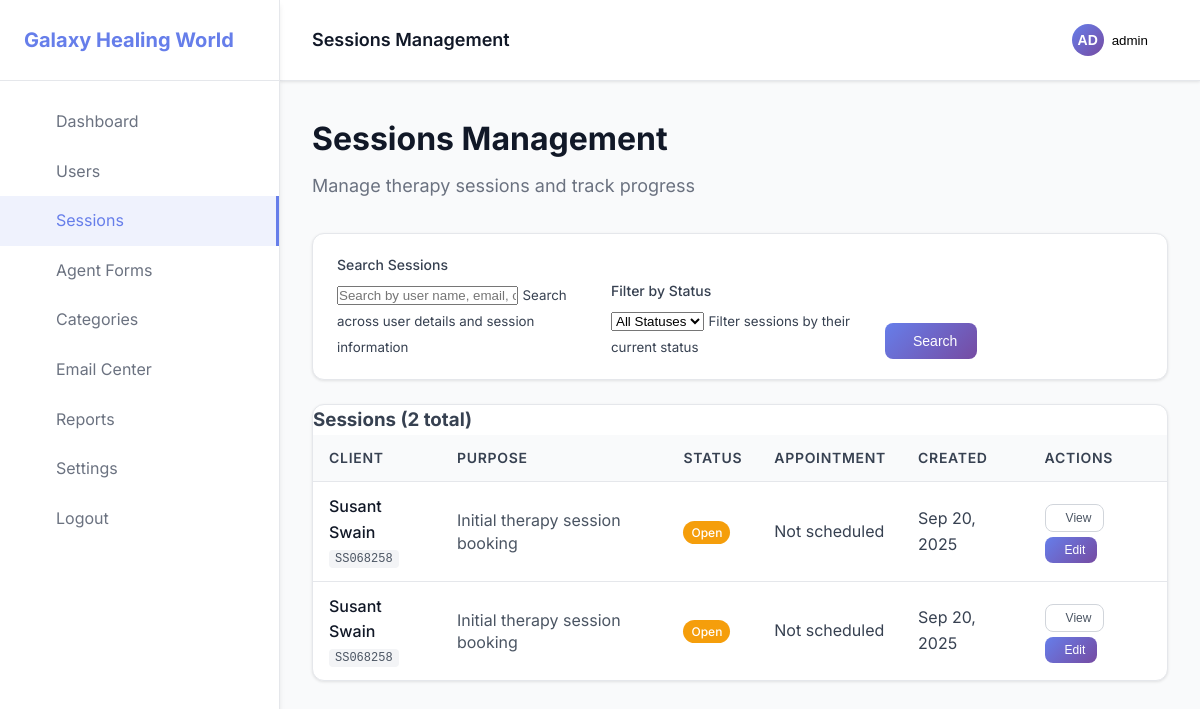
The app's page /admin/sessions.php (signed in) with its own data.
### tables this page shows
CREATE TABLE sessions (
                id INTEGER PRIMARY KEY AUTOINCREMENT,
                user_id INTEGER NOT NULL,
                appointment_date DATETIME,
                contact_method VARCHAR(50),
                purpose_of_contact TEXT,
                exact_query TEXT,
                management_plan TEXT,
                query_status VARCHAR(20) DEFAULT 'open',
                refer_to VARCHAR(10) DEFAULT 'no',
                consultant_name VARCHAR(255),
                purpose_of_referral TEXT,
                next_appointment_date DATETIME,
                final_result TEXT,
                service_satisfaction INTEGER,
                result_date DATE,
                result_method VARCHAR(50),
                cancelled TINYINT DEFAULT 0,
                created_at DATETIME DEFAULT CURRENT_TIMESTAMP,
                updated_at DATETIME DEFAULT CURRENT_TIMESTAMP,
                FOREIGN KEY (user_id) REFERENCES users(id)
            );

CREATE TABLE users (
                id INTEGER PRIMARY KEY AUTOINCREMENT,
                client_id VARCHAR(50) UNIQUE NOT NULL,
                name VARCHAR(255) NOT NULL,
                email VARCHAR(255) NOT NULL,
                mobile VARCHAR(20) NOT NULL,
                dob DATE,
                age INTEGER,
                state VARCHAR(100),
                district VARCHAR(100),
                address TEXT,
                attendant VARCHAR(50) DEFAULT 'self',
                attendant_name VARCHAR(255),
                attendant_email VARCHAR(255),
                attendant_mobile VARCHAR(20),
                relationship VARCHAR(100),
                how_learned VARCHAR(100),
                has_disability VARCHAR(10) DEFAULT 'no',
                disability_type VARCHAR(255),
                disability_percentage INTEGER,
                disability_documents TEXT,
                status VARCHAR(50) DEFAULT 'first-time',
                created_at DATETIME DEFAULT CURRENT_TIMESTAMP,
                updated_at DATETIME DEFAULT CURRENT_TIMESTAMP
            );

### admin/sessions.php (the view, shortened to what this page needs)
<?php
$db = Database::getInstance();
$pdo = $db->getConnection();
$search = $_GET['search'] ?? '';
$page = max(1, intval($_GET['page'] ?? 1));
$per_page = 20;
$offset = ($page - 1) * $per_page;
$where_conditions = ['s.cancelled = 0'];
$params = [];
$where_clause = 'WHERE ' . implode(' AND ', $where_conditions);
$count_query = "
    SELECT COUNT(*) as total
    FROM sessions s
    JOIN users u ON s.user_id = u.id
    $where_clause
";
$stmt = $pdo->prepare($count_query);
$stmt->execute($params);
$total_sessions = $stmt->fetch()['total'];
$query = "
    SELECT s.*, u.name as user_name, u.email as user_email, u.client_id, u.mobile
    FROM sessions s
    JOIN users u ON s.user_id = u.id
    $where_clause
    ORDER BY s.created_at DESC
    LIMIT $per_page OFFSET $offset
";
$stmt = $pdo->prepare($query);
$stmt->execute($params);
$sessions = $stmt->fetchAll();
?>
<!DOCTYPE html>
<html lang="en">
<head>
    <link rel="stylesheet" href="../assets/css/admin.css">
    <link rel="stylesheet" href="https://cdn.jsdelivr.net/npm/feather-icons@4.28.0/feather.min.css">
</head>
<body>
    <div class="admin-layout">
        <?php include 'includes/sidebar.php'; ?>
        <div class="admin-content">
            <?php include 'includes/header.php'; ?>
            <main class="main-content">
                <div class="page-header">
                    <h1>Sessions Management</h1>
                    <p>Manage therapy sessions and track progress</p>
                </div>
                <div class="search-filters">
                    <form method="GET" class="search-row" role="search" aria-label="Search and filter sessions">
                        <div class="search-group">
                            <label for="search">Search Sessions</label>
                            <input type="text" id="search" name="search"
                                   value="<?php echo htmlspecialchars($search); ?>"
                                   placeholder="Search by user name, email, client ID, or purpose"
                                   aria-describedby="search-help">
                            <small id="search-help">Search across user details and session information</small>
                        </div>
                        <div class="search-group">
                            <label for="status">Filter by Status</label>
                            <select id="status" name="status" aria-describedby="status-help">
                                <option value="">All Statuses</option>
                            </select>
                            <small id="status-help">Filter sessions by their current status</small>
                        </div>
                        <div class="search-group">
                            <button type="submit" class="btn btn-primary">
                                Search
                            </button>
                        </div>
                    </form>
                </div>
                <div class="table-container">
                    <div class="table-header">
                        <h3>Sessions (<?php echo number_format($total_sessions); ?> total)</h3>
                    </div>
                    <?php if (empty($sessions)): ?>
                        <div class="empty-state" role="status" aria-live="polite">
                            <i data-feather="calendar" aria-hidden="true"></i>
                            <h3>No sessions found</h3>
                            <p>No sessions match your current search criteria.</p>
                        </div>
                    <?php else: ?>
                        <div class="table-responsive">
                            <table class="table" role="table" aria-label="Sessions list">
                                <thead>
                                    <tr>
                                        <th scope="col">Client</th>
                                        <th scope="col">Purpose</th>
                                        <th scope="col">Status</th>
                                        <th scope="col">Appointment</th>
                                        <th scope="col">Created</th>
                                        <th scope="col" aria-label="Actions">Actions</th>
                                    </tr>
                                </thead>
                                <tbody>
                                    <?php foreach ($sessions as $session): ?>
                                        <tr>
                                            <td>
                                                <div class="client-info">
                                                    <div class="client-name"><?php echo htmlspecialchars($session['user_name']); ?></div>
                                                    <div class="client-id">
                                                        <code><?php echo htmlspecialchars($session['client_id']); ?></code>
                                                    </div>
                                                </div>
                                            </td>
                                            <td>
                                                <div class="purpose-info">
                                                    <?php
                                                    $purpose = $session['purpose_of_contact'] ?: 'Initial therapy session booking';
                                                    echo htmlspecialchars(strlen($purpose) > 50 ? substr($purpose, 0, 50) . '...' : $purpose);
                                                    ?>
                                                </div>
                                            </td>
                                            <td>
                                                <span class="status-badge <?php echo $session['query_status'] === 'open' ? 'status-open' : 'status-closed'; ?>"
                                                      aria-label="Status: <?php echo ucfirst($session['query_status']); ?>">
                                                    <?php echo ucfirst($session['query_status']); ?>
                                                </span>
                                            </td>
                                            <td>
                                                <?php if ($session['appointment_date']): ?>
                                                    <time datetime="<?php echo $session['appointment_date']; ?>">
                                                        <?php echo date('M j, Y g:i A', strtotime($session['appointment_date'])); ?>
                                                    </time>
                                                <?php else: ?>
                                                    <span class="text-muted">Not scheduled</span>
                                                <?php endif; ?>
                                            </td>
                                            <td>
                                                <time datetime="<?php echo $session['created_at']; ?>">
                                                    <?php echo date('M j, Y', strtotime($session['created_at'])); ?>
                                                </time>
                                            </td>
                                            <td>
                                                <div class="action-buttons">
                                                    <button type="button" class="btn btn-small btn-outline"
                                                            onclick="viewSession(<?php echo $session['id']; ?>)"
                                                            aria-label="View session details for <?php echo htmlspecialchars($session['user_name']); ?>">
                                                        View
                                                    </button>
                                                    <button type="button" class="btn btn-small btn-primary"
                                                            onclick="editSession(<?php echo $session['id']; ?>)"
                                                            aria-label="Edit session for <?php echo htmlspecialchars($session['user_name']); ?>">
                                                        Edit
                                                    </button>
                                                </div>
                                            </td>
                                        </tr>
                                    <?php endforeach; ?>
                                </tbody>
                            </table>
                        </div>
                    <?php endif; ?>
                </div>
            </main>
        </div>
    </div>
</body>
</html>

### assets/css/admin.css (style rules this page uses)
* { margin: 0; padding: 0; box-sizing: border-box; }
body { font-family: 'Inter', -apple-system, BlinkMacSystemFont, 'Segoe UI', Roboto, sans-serif; line-height: 1.6; color: #374151; background: #f9fafb; }
.admin-layout { display: flex; min-height: 100vh; }
.admin-content { flex: 1; margin-left: 280px; display: flex; flex-direction: column; }
.main-content { flex: 1; padding: 32px; overflow-y: auto; }
.page-header { margin-bottom: 32px; }
.page-header h1 { font-size: 2rem; font-weight: 700; color: #111827; margin-bottom: 8px; }
.page-header p { color: #6b7280; font-size: 1.125rem; }
.status-badge { padding: 4px 8px; border-radius: 12px; font-size: 0.75rem; font-weight: 500; color: white; white-space: nowrap; }
.btn { padding: 10px 20px; border: none; border-radius: 8px; font-weight: 500; text-decoration: none; display: inline-flex; align-items: center; gap: 8px; cursor: pointer; transition: all 0.2s ease; font-size: 14px; }
.btn-primary { background: linear-gradient(135deg, #667eea 0%, #764ba2 100%); color: white; }
.btn-outline { background: transparent; border: 1px solid #d1d5db; color: #4b5563; }
.btn-small { padding: 6px 12px; font-size: 12px; }
.table-container { background: #ffffff; border-radius: 12px; box-shadow: 0 1px 3px 0 rgba(0, 0, 0, 0.1); border: 1px solid #e5e7eb; overflow: hidden; }
.table { width: 100%; border-collapse: collapse; }
.table thead { background: #f9fafb; }
.table th, .table td { padding: 12px 16px; text-align: left; border-bottom: 1px solid #e5e7eb; }
.table th { font-weight: 600; color: #374151; font-size: 0.875rem; text-transform: uppercase; letter-spacing: 0.05em; }
.table tbody tr:last-child td { border-bottom: none; }
.search-filters { background: #ffffff; padding: 20px 24px; border-radius: 12px; box-shadow: 0 1px 3px 0 rgba(0, 0, 0, 0.1); border: 1px solid #e5e7eb; margin-bottom: 24px; }
.search-row { display: flex; gap: 16px; align-items: end; }
.search-group { flex: 1; }
.search-group label { display: block; margin-bottom: 6px; font-weight: 500; color: #374151; font-size: 0.875rem; }
.status-open { background: #f59e0b; }
.client-info { display: flex; flex-direction: column; gap: 4px; }
.client-name { font-weight: 500; color: #111827; }
.client-id { font-family: 'Monaco', 'Menlo', monospace; font-size: 0.75rem; }
.client-id code { background: #f3f4f6; padding: 2px 6px; border-radius: 4px; color: #4b5563; }
.purpose-info { color: #4b5563; line-height: 1.4; }

### records on screen
sessions: user.name "Susant Swain", user.client_id "SS068258", purpose_of_contact "Initial therapy session booking", query_status "Open", shows "Not scheduled", created_at "Sep 20, 2025"
sessions: user.name "Susant Swain", user.client_id "SS068258", purpose_of_contact "Initial therapy session booking", query_status "Open", shows "Not scheduled", created_at "Sep 20, 2025"

### other values on screen
Config::get('site.name') "Galaxy Healing World"
$pageTitle "Sessions Management"
substr($_SESSION['admin_username'] ?? 'A', 0, 2) "AD"
$_SESSION['admin_username'] "admin"
$total_sessions "2"
